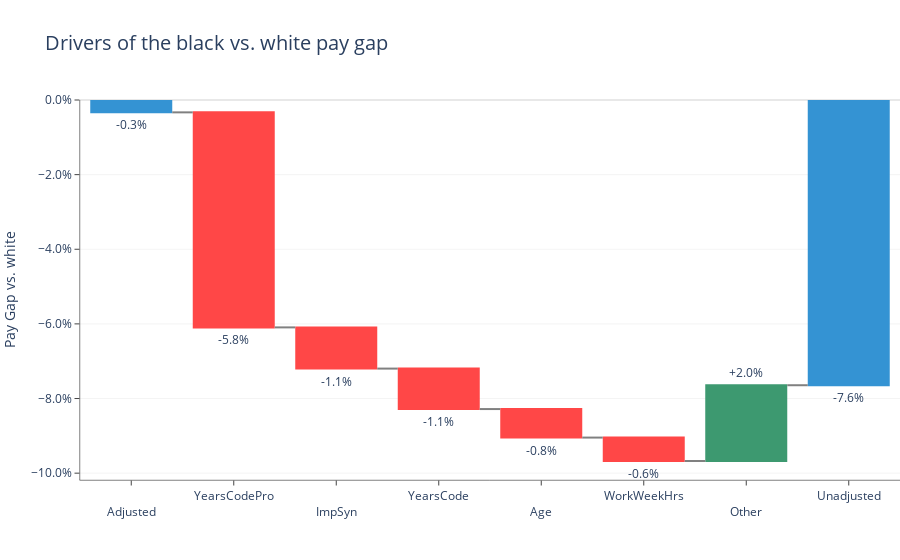

The notebook cell saved with this chart:
### Code cell
cat = "Ethnicity"
exp = "black"

output, coef_full = explain(data_2019, est, controls, cat, exp, 5)

output_waterfall(output, coef_full, controls, cat, exp, True)

### Figure 1 — Plotly figure (JSON) as saved in the notebook; plotly's stock layout.template omitted (floating-point values rounded to 4 significant figures)
{"data": [{"connector": {"line": {"color": "grey"}}, "decreasing": {"marker": {"color": "#ff4747"}}, "hovertemplate": "%{text}", "measure": ["absolute", "relative", "relative", "relative", "relative", "relative", "relative", "total"], "name": "black", "orientation": "v", "text": ["-0.3%", "-5.8%", "-1.1%", "-1.1%", "-0.8%", "-0.6%", "+2.0%", "-7.6%"], "textposition": "outside", "totals": {"marker": {"color": "#3493d3"}}, "type": "waterfall", "x": ["<br>Adjusted", "YearsCodePro", "<br>ImpSyn", "YearsCode", "<br>Age", "WorkWeekHrs", "<br>Other", "Unadjusted"], "y": [-0.003312, -0.05763, -0.01104, -0.01084, -0.007644, -0.006276, 0.0203, -0.07644]}], "layout": {"autosize": true, "margin": {"r": 0}, "plot_bgcolor": "white", "title": {"font": {"size": 20}, "text": "Drivers of the black vs. white pay gap"}, "xaxis": {"autorange": true, "linecolor": "black", "linewidth": 0.5, "range": [-0.5, 7.5], "showline": true, "tickangle": 0, "tickmode": "array", "ticks": "outside", "tickvals": ["<br>Adjusted", "YearsCodePro", "<br>ImpSyn", "YearsCode", "<br>Age", "WorkWeekHrs", "<br>Other", "Unadjusted"], "type": "category"}, "yaxis": {"autorange": true, "gridcolor": "#e8e8e8", "gridwidth": 0.5, "linecolor": "black", "linewidth": 0.5, "range": [-0.1018, 0], "showgrid": true, "showline": true, "tickformat": ".1%", "ticks": "outside", "title": {"text": "Pay Gap vs. white"}, "type": "linear", "zeroline": true, "zerolinecolor": "#e8e8e8", "zerolinewidth": 2}}}
